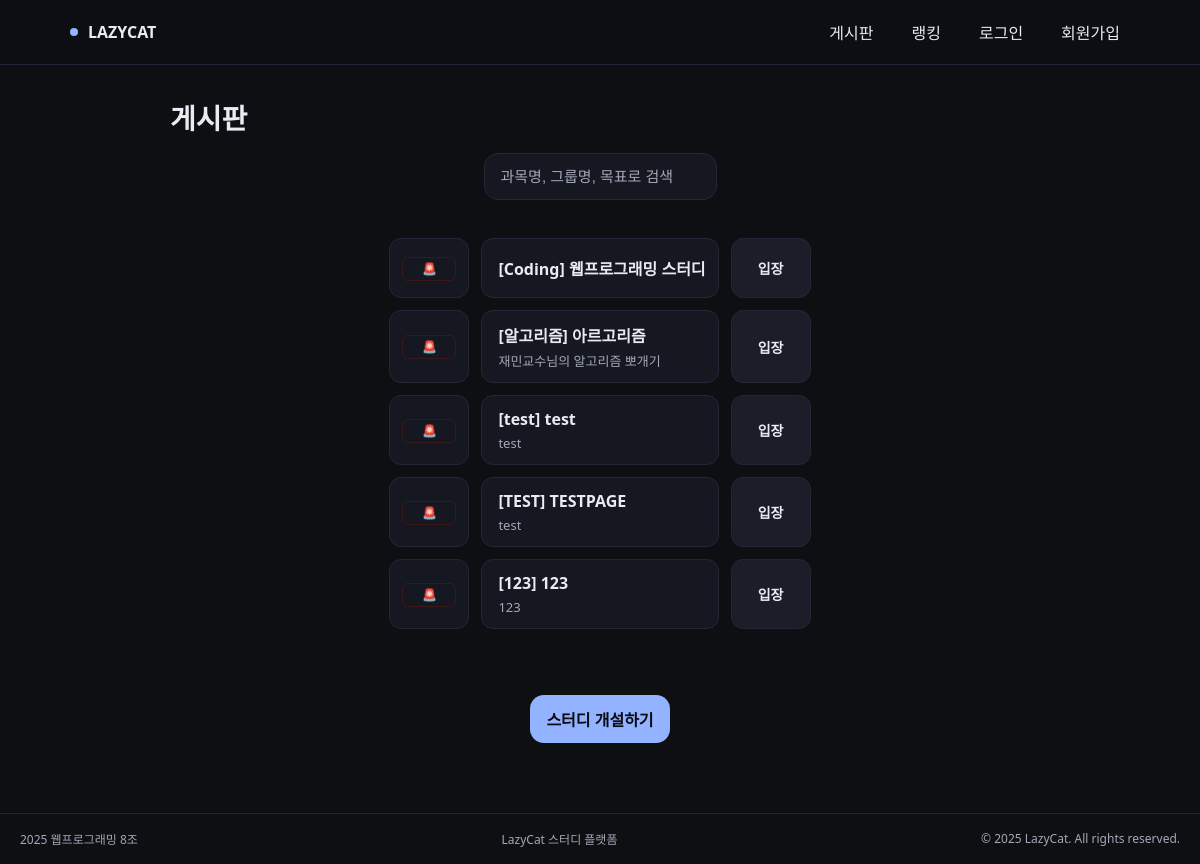
Before: / with the older database file.
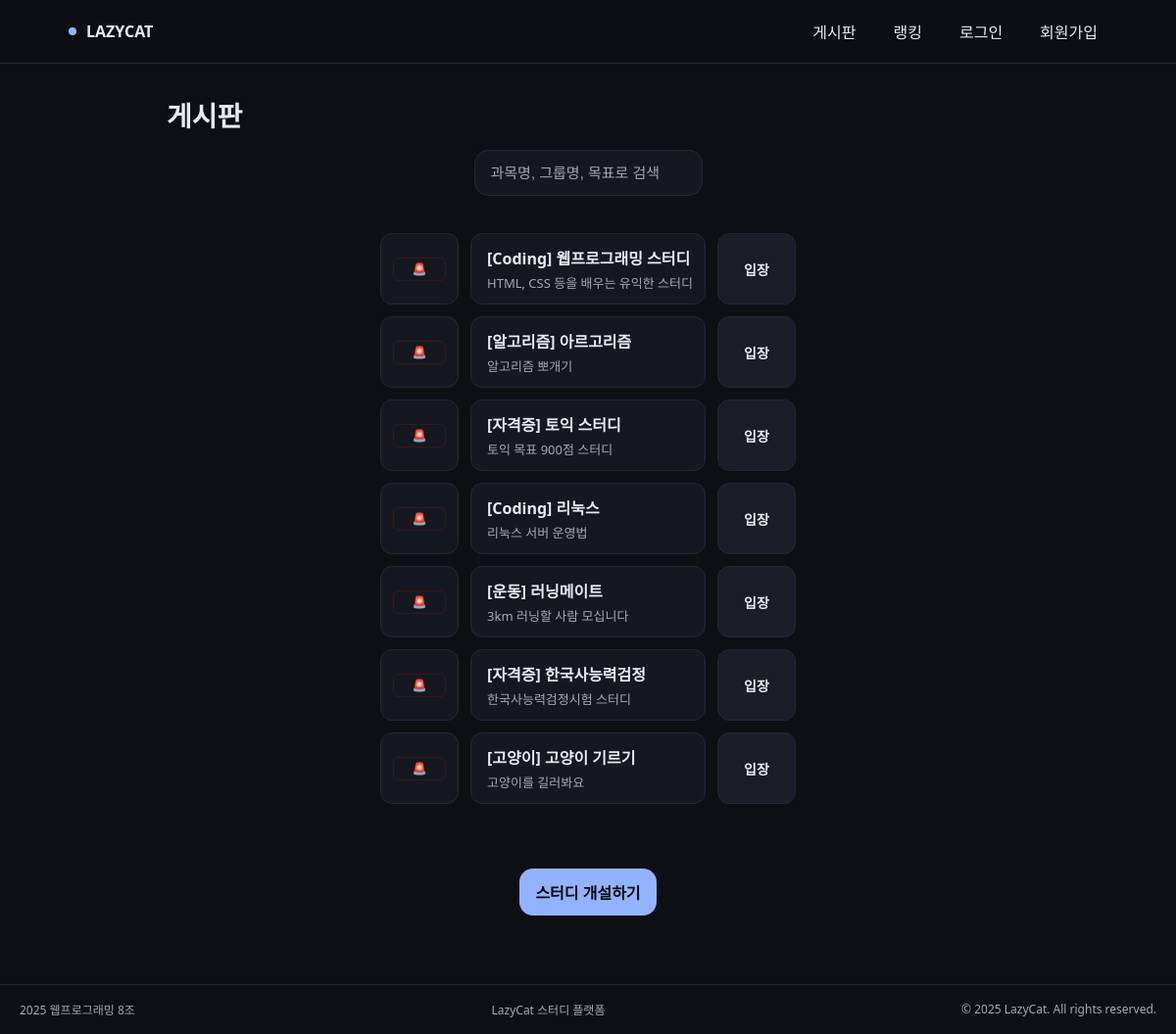
After: the same page with the newer database file.
### webapp/models.py (models this page shows, shortened)
class StudyGroup(models.Model):
    name = models.CharField(max_length=100)  # 스터디 이름
    subject = models.CharField(max_length=50) # 과목명 (예: 웹프로그래밍)
    group_code = models.CharField(max_length=20, unique=True) # 그룹 코드 (URL에 사용: /study/A1B2C/)
    description = models.TextField(blank=True) # 소개글
    created_at = models.DateTimeField(auto_now_add=True) # 생성일
    creator = models.ForeignKey(User, on_delete=models.CASCADE, related_name='created_groups', null=True)
    notice = models.TextField(blank=True, default="등록된 공지사항이 없습니다.")
    members = models.ManyToManyField(
        User,
        through='StudyGroupMember', # 중간 모델 지정
        related_name='study_groups',
        blank=True
    )
    report_count = models.PositiveIntegerField(default=0)

### webapp/views.py (the view)
# urls.py: path('', views.group_list, name='board'),
def group_list(request: HttpRequest) -> HttpResponse:
    groups = StudyGroup.objects.all()
    query = request.GET.get('q')
    if query:
        groups = groups.filter(
            Q(name__icontains=query) |
            Q(subject__icontains=query) |
            Q(group_code__icontains=query)
        ).distinct()
    context = {
        'groups': groups,  # 조회된 스터디 목록을 'groups' 키로 전달
        'query': query,    # 검색창에 입력된 내용을 다시 보여주기 위해 전달
    }
    return render(request, 'board.html', context)

### templates/board.html (shortened to what this page needs)
{% extends 'base.html' %}
{% block header_content %}
    <header class="head">
        <h1 class="title">게시판</h1>
    </header>
{% endblock %}
{% block content %}
    <div class="search">
        <form method="get" action="{% url 'board' %}">
            <input type="text" name="q" placeholder="과목명, 그룹명, 목표로 검색" aria-label="스터디 검색" value="{{ request.GET.q|default:'' }}" />
        </form>
    </div>
    <section class="list" aria-label="스터디 그룹 목록">
        {% if groups %}
            {% for group in groups %}
            <div class="cell admin">
                <form action="{% url 'report_study' group.group_code %}" method="post" onsubmit="return confirm('이 스터디를 신고하시겠습니까?');" style="width:100%;">
                    <button type="submit" style="width:100%; background:none; border:1px solid #3a1918; color:#ff6b6b; border-radius:6px; padding:4px; cursor:pointer; font-size:12px;" title="신고">
                        🚨
                    </button>
                </form>
            </div>
            <div class="cell name">
                <div class="group-title">
                    [{{ group.subject }}] {{ group.name }}
                </div>
                {% if group.description %}
                    <div class="group-desc">
                        {{ group.description|truncatechars:40 }}
                    </div>
                {% endif %}
            </div>
            <div class="cell cta">
                <a href="{% url 'timer' group_code=group.group_code %}" style="width:100%; height:100%; display:flex; align-items:center; justify-content:center;">
                    입장
                </a>
            </div>
            {% endfor %}
        {% else %}
            <div class="cell name" style="grid-column: 1 / -1; justify-content: center; color: gray;">
                아직 개설된 스터디가 없습니다.
            </div>
        {% endif %}
    </section>
    <div class="create-wrap">
        <a href="{% url 'create_study' %}" class="create" aria-label="스터디 개설하기">스터디 개설하기</a>
    </div>
{% endblock %}

Changed rows visible on the page:
changed StudyGroup "웹프로그래밍 스터디": description (not shown) → "HTML, CSS 등을 배우는 유익한 스터디"
changed StudyGroup "알고리즘": description "재민교수님의 알고리즘 뽀개기" → "알고리즘 뽀개기"
changed StudyGroup: subject "test" → "자격증"; name "test" → "토익 스터디"; description "test" → "토익 목표 900점 스터디"
changed StudyGroup: subject "TEST" → "Coding"; name "TESTPAGE" → "리눅스"; description "test" → "리눅스 서버 운영법"
changed StudyGroup: subject "123" → "운동"; name "123" → "러닝메이트"; description "123" → "3km 러닝할 사람 모십니다"
added StudyGroup: subject "자격증", name "한국사능력검정", description "한국사능력검정시험 스터디"
added StudyGroup: subject "고양이", name "고양이 기르기", description "고양이를 길러봐요"
